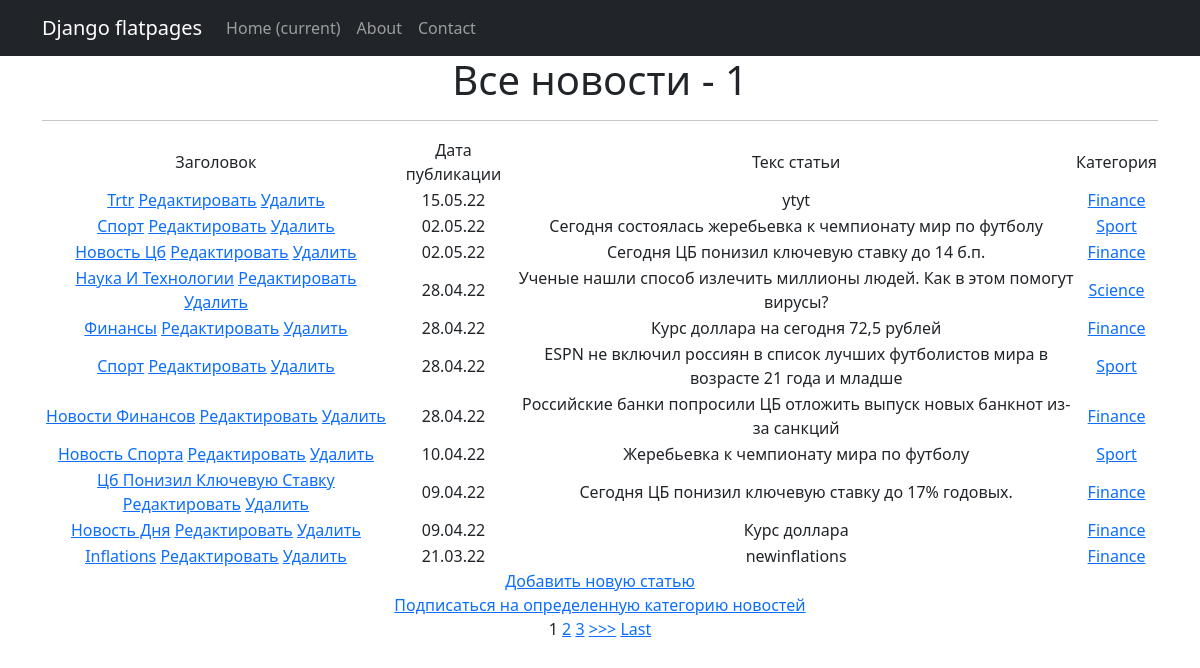
Page /news/ on the committed database.
### news/models.py (models this page shows, shortened)
class Post(models.Model):
    author = models.ForeignKey(Author, on_delete=models.CASCADE)
    NEWS = 'NW'
    ARTICLE = 'AR'
    CATEGORY_CHOICES = (
        (NEWS, 'Новость'),
        (ARTICLE, 'Статья')
    )
    categoryType = models.CharField(max_length=2, choices=CATEGORY_CHOICES, default=ARTICLE)
    dateCreation = models.DateTimeField(auto_now_add=True)
    postCategory = models.ManyToManyField(Category, through='PostCategory')
    title = models.CharField(max_length=128)
    text = models.TextField()
    rating = models.SmallIntegerField(default=0)

class Category(models.Model):
    name = models.CharField(max_length=64, unique=True)
    subscribers = models.ManyToManyField(User, )
    def __str__(self):
        return f'{self.name}'

### news/views.py (the view)
# urls.py: path('', NewsList.as_view()),
class NewsList(ListView):
    model = Post
    ordering = ['-dateCreation']
    template_name = 'news.html'
    context_object_name = 'news'
    paginate_by = 1
    def get_context_data(self, **kwargs):
        context = super().get_context_data(**kwargs)
        context['filter'] = NewsFilter(self.request.GET, queryset=self.get_queryset())
        return context

### news/templatetags/custom_filters.py (called while the page is built)
@register.filter()
def censor(text):
    text_cens = ''
    for word in text.split():
        if word.strip('.,"/') in CENS:
            word = (word[:1] + ('*' * (len(word) - 1)))
        text_cens += f'{word + " "}'
    return text_cens

### templates/news.html (shortened to what this page needs)
{% extends 'flatpages/default.html' %}
{% load custom_filters %}
{% block content %}
   <h1>Все новости - {{news |length}}</h1>
   <hr>
   {% if news %}
       <table>
           <tr>
               <td>Заголовок</td>
               <td>Дата публикации</td>
               <td>Текс статьи</td>
               <td>Категория</td>
           </tr>
           {% for post in filter.qs %}
           <tr>
               <td>
                   <a href="{% url 'post' post.id %}">{{ post.title|title }}</a>
                   <a href="{% url 'post_update' post.id %}"><u>Редактировать</u></a>
                   <a href="{% url 'post_delete' post.id %}"><u> Удалить </u></a>
               </td>
               <td>{{ post.dateCreation|date:'d.m.y' }}</td>
               <td>{{ post.text|truncatewords:20 |censor }}</td>
               <td>
                   {% for i in post.postCategory.all %}
                   <a href="{% url 'appointment_post' %}">{{ i }}</a>
                   {% endfor %}
               </td>
           </tr>
           {% endfor %}
       </table>
       <a href="{% url 'post_create' %}">Добавить новую статью</a> <br>
       <a href="{% url 'appointment_post' %}">Подписаться на определенную категорию новостей</a> <br>
       {% if is_paginated %}
            {% for num in page_obj.paginator.page_range %}
                {% if page_obj.number == num %}
                    <a>{{ num }}</a>
                {% elif num > page_obj.number|add:'-3' and num < page_obj.number|add:'3' %}
                    <a href="?page={{ num }}">{{ num }}</a>
                {% endif %}
            {% endfor %}
            {% if page_obj.has_next %}
                <a href="?page={{ page_obj.next_page_number }}">>>></a>
                <a href="?page={{ page_obj.paginator.num_pages }}">Last</a>
            {% endif %}
       {% endif %}
   {% else %}
       <h2>Новостей нет!</h2>
   {% endif %}
{% endblock content %}

### rows in the picture
Post: title "Trtr", dateCreation "15.05.22", text|censor "ytyt"
Category: name "Finance"
Post: title "Спорт", dateCreation "02.05.22", text|censor "Сегодня состоялась жеребьевка к чемпионату мир по футболу"
Category: name "Sport"
Post: title "Новость Цб", dateCreation "02.05.22", text|censor "Сегодня ЦБ понизил ключевую ставку до 14 б.п."
Post: title "Наука И Технологии", dateCreation "28.04.22", text|censor "Ученые нашли способ излечить миллионы людей. Как в этом помогут вирусы?"
Category: name "Science"
Post: title "Финансы", dateCreation "28.04.22", text|censor "Курс доллара на сегодня 72,5 рублей"
Post: title "Спорт", dateCreation "28.04.22", text|censor "ESPN не включил россиян в список лучших футболистов мира в возрасте 21 года и младше"
Post: title "Новости Финансов", dateCreation "28.04.22", text|censor "Российские банки попросили ЦБ отложить выпуск новых банкнот из-за санкций"
Post: title "Новость Спорта", dateCreation "10.04.22", text|censor "Жеребьевка к чемпионату мира по футболу"
Post: title "Цб Понизил Ключевую Ставку", dateCreation "09.04.22", text|censor "Сегодня ЦБ понизил ключевую ставку до 17% годовых."
Post: title "Новость Дня", dateCreation "09.04.22", text|censor "Курс доллара"
Post: title "Inflations", dateCreation "21.03.22", text|censor "newinflations"

### other values in the picture
{{ news |length }} "1"
{{ num }} "1"
{{ num }} "2" "3"
